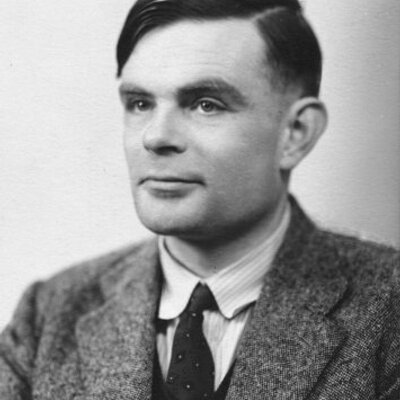
#> input picture exercices/Trab01/img/turing.jpg, 400 x 400 px
$ python vert.py
#> lines starting #> are read from the running program, lines starting #| are printed output that depends on the picture
import cv2
import numpy as np

# load image
src = cv2.imread("img/turing.jpg")
#> src is the input picture: shape (400, 400, 3); min 19, max 248, mean 150.2

# load
src_h, src_w, _ = src.shape
#> src_h = 400; src_w = 400
bgt = 150

# separate channels
b,g,r = cv2.split(src)

key = 1
cont = 0;

for i in range (src_h):
	for j in range (src_w):
		cont = cont + 1

		# increase brightness
		blue  = b[i,j] + bgt
		green = g[i,j] + bgt
		red   = r[i,j] + bgt

		if blue > 255:
			blue = 255

		if green > 255:
			green = 255

		if red > 255:
			red = 255

		src[i,j] = [blue, green, red]

		if key == 1:
			src[i,j] = [0,0,0]

		# vertical line
		if key == 1 and cont == 8:
			cont = 0
			key = 0
		if key == 0 and cont == 2:
			cont = 0
			key=1
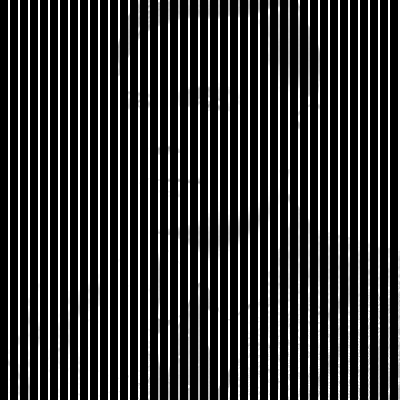
#> src: shape (400, 400, 3); min 0, max 255, mean 48.5
#> after the loop, cont = 0; key = 1

# plot image
cv2.imwrite("img/secret.jpg", src) # blue channel
